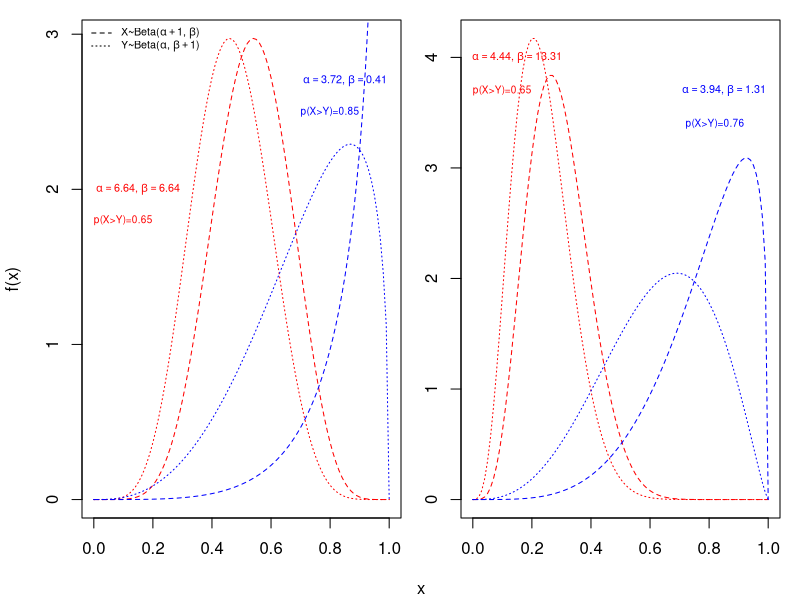

Here is the R script that generated this plot:
N <- 10^6

pdf("../analysis/figures/beta_approx_intuition.pdf", height=4, width=8)
par(mar=c(2,2,1,1), oma = c(2.1,2.1,0,0), mfrow=c(1,2))

# variance "same" (0.0175), mean different (0.5, 0.9)
aa1 <- 6.642857142857142
ba1 <- 6.642857142857142
aa2 <- 3.7285714285714273
ba2 <- 0.41428571428571404
dbeta_plot1 <- function(x) dbeta(x, aa1, ba1+1)
curve(dbeta_plot1, col="red", lty="dotted",
      yaxt="n")
axis(side=2, at=c(0,1,2,3))
dbeta_plot2 <- function(x) dbeta(x, aa1+1, ba1)
curve(dbeta_plot2, add=T, col="red", lty="dashed")
dbeta_plot3 <- function(x) dbeta(x, aa2, ba2+1)
curve(dbeta_plot3, add=T, col="blue", lty="dotted")
dbeta_plot4 <- function(x) dbeta(x, aa2+1, ba2)
curve(dbeta_plot4, add=T, col="blue", lty="dashed")

legend("topleft", legend=c(expression(paste("X~Beta(",alpha+1,", ",beta,")")),
                           expression(paste("Y~Beta(",alpha, ", ", beta+1, ")"))),
       lty=c("dashed","dotted"), cex=0.65, bty="n")
text(0.15, y=2, labels=c(expression(paste(alpha=="6.64, ", beta=="6.64"))), col="red", cex=0.65)
text(0.85, y=2.7, labels=c(expression(paste(alpha=="3.72, ", beta=="0.41"))), col="blue", cex=0.65)

pa1 <- mean(rbeta(N, aa1+1,ba1) > rbeta(N,aa1,ba1+1))
text(0.1, y=1.8, labels=c(paste0("p(X>Y)=", round(pa1,2))), col="red", cex=0.6)
pa2 <- mean(rbeta(N, aa2+1,ba2) > rbeta(N,aa2,ba2+1))
text(0.8, y=2.5, labels=c(paste0("p(X>Y)=", round(pa2,2))), col="blue", cex=0.6)

# mean "same" (0.25, 0.75), variance different (.01, .03)
ab1 <- 4.4375
bb1 <- 13.3125
ab2 <- 3.938
bb2 <- 1.313
dbeta_plot1 <- function(x) dbeta(x, ab1, bb1+1)
curve(dbeta_plot1, col="red", lty="dotted",
      xlab="", ylab="")
dbeta_plot2 <- function(x) dbeta(x, ab1+1, bb1)
curve(dbeta_plot2, add=T, col="red", lty="dashed")
dbeta_plot3 <- function(x) dbeta(x, ab2, bb2+1)
curve(dbeta_plot3, add=T, col="blue", lty="dotted")
dbeta_plot4 <- function(x) dbeta(x, ab2+1, bb2)
curve(dbeta_plot4, add=T, col="blue", lty="dashed")

text(0.15, y=4, labels=c(expression(paste(alpha=="4.44, ", beta=="13.31"))), col="red", cex=0.65)
text(0.85, y=3.7, labels=c(expression(paste(alpha=="3.94, ", beta=="1.31"))), col="blue", cex=0.65)

pb1 <- mean(rbeta(N, ab1+1,bb1) > rbeta(N,ab1,bb1+1))
text(0.1, y=3.7, labels=c(paste0("p(X>Y)=", round(pb1,2))), col="red", cex=0.6)
pb2 <- mean(rbeta(N, ab2+1,bb2) > rbeta(N,ab2,bb2+1))
text(0.82, y=3.4, labels=c(paste0("p(X>Y)=", round(pb2,2))), col="blue", cex=0.6)

title(xlab=expression("x"), ylab="f(x)", outer=T, line=1)
dev.off()

print(mean(rbeta(N, aa1+1,ba1) > rbeta(N,aa1,ba1+1)))
print(mean(rbeta(N, aa2+1,ba2) > rbeta(N,aa2,ba2+1)))

print(mean(rbeta(N, ab1+1,bb1) > rbeta(N,ab1,bb1+1)))
print(mean(rbeta(N, ab2+1,bb2) > rbeta(N,ab2,bb2+1)))

